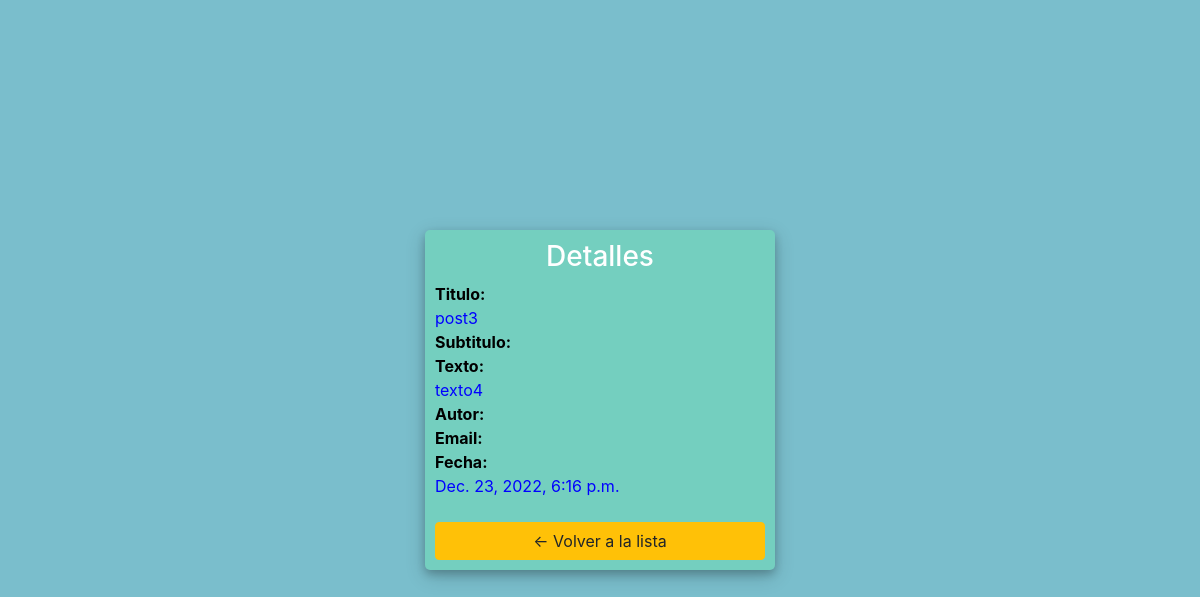
Page /PosteoDetail/4 on the earlier database version.
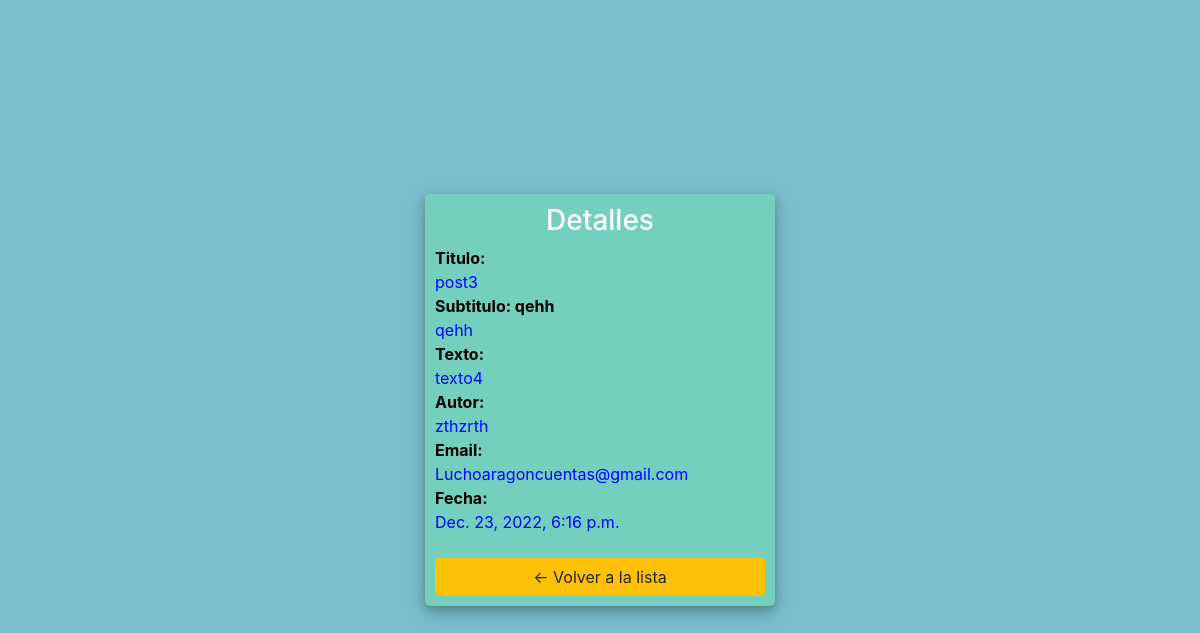
Same page on the later database version.
### AppUsuario/models.py (models this page shows, shortened)
class Posteo(models.Model):
    titulo = models.CharField(max_length=90)
    subtitulo = models.CharField(max_length=90)
    texto = models.CharField(max_length=254)
    nombre= models.CharField(max_length=90)
    email= models.CharField(max_length=50)
    fecha = models.DateTimeField(auto_now_add=True)

### AppUsuario/views.py (the view)
# urls.py: path('PosteoDetail/<pk>', views.PosteoDetail.as_view(), name='Detail'),
class PosteoDetail(DetailView):
    model = Posteo
    template_name = 'posteo_detalle.html'

### AppUsuario/templates/posteo_detalle.html (shortened to what this page needs)
{% load static %}
    <link rel="stylesheet" href="https://stackpath.bootstrapcdn.com/bootstrap/4.1.3/css/bootstrap.min.css">
	<link rel="stylesheet" href="https://use.fontawesome.com/releases/v5.6.1/css/all.css">
<head>
</head>
    <body>
        <div class="container h-100">
            <div class="d-flex justify-content-center h-100">
                <div class="user_card">
                    <div class="d-flex justify-content-center">
                        <h3 id="form-title">Detalles</h3>
                    </div>
                                        <span style="color:black; font-weight:bold;">Titulo:</span>
                                        <span style="color:blue; font-weight:normal;"> {{posteo.titulo}}</span>
                                        <span style="color:black;font-weight:bold;">Subtitulo: {{posteo.subtitulo}}</span>
                                        <span style="color:blue;font-weight:normal;"> {{posteo.subtitulo}}</span>
                                        <span style="color:black;font-weight:bold;">Texto:</span>
                                        <span style="color:blue;font-weight:normal;"> {{posteo.texto}}</span>
                                        <span style="color:black;font-weight:bold;">Autor:</span>
                                        <span style="color:blue;font-weight:normal;"> {{posteo.nombre}}</span>
                                        <span style="color:black;font-weight:bold;">Email:</span>
                                        <span style="color:blue;font-weight:normal;"> {{posteo.email}}</span>
                                        <span style="color:black;font-weight:bold;">Fecha:</span>
                                        <span style="color:blue;font-weight:normal;"> {{posteo.fecha}}</span>
                                    <br>
                                    <a class="btn btn-warning" href="{% url 'mostrarpost' %}"> &#8592; Volver a la lista</a>
                </div>
            </div>
        </div>
    </body>

### AppUsuario/templates/posteo_detalle.html (style rules this page uses)
body, html { margin: 0; padding: 0; height: 100%; background: #7abecc !important; }
.user_card { width: 350px; margin-top: auto; margin-bottom: auto; background: #74cfbf; position: relative; display: flex; justify-content: center; flex-direction: column; padding: 10px; box-shadow: 0 4px 8px 0 rgba(0, 0, 0, 0.2), 0 6px 20px 0 rgba(0, 0, 0, 0.19); -webkit-box-shadow: 0 4px 8px 0 rgba(0, 0, 0, 0.2), 0 6px 20px 0 rgba(0, 0, 0, 0.19); -moz-box-shadow: 0 4px 8px 0 rgba(0, 0, 0, 0.2), 0 6px 20px 0 rgba(0, 0, 0, 0.19); border-radius: 5px; }
#form-title { color: #fff; }

Differences in the rows shown:
changed Posteo "post3": subtitulo (not shown) → "qehh"; nombre (not shown) → "zthzrth"; email (not shown) → "Luchoaragoncuentas@gmail.com"
